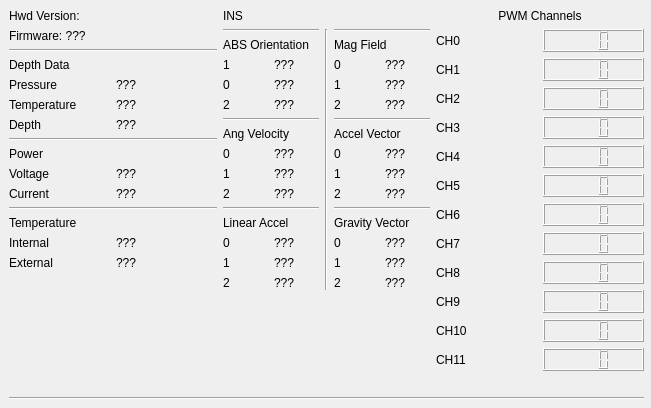
<?xml version="1.0" encoding="UTF-8"?>
<ui version="4.0">
 <class>Form</class>
 <widget class="QWidget" name="Form">
  <property name="geometry">
   <rect>
    <x>0</x>
    <y>0</y>
    <width>651</width>
    <height>408</height>
   </rect>
  </property>
  <property name="sizePolicy">
   <sizepolicy hsizetype="Minimum" vsizetype="Minimum">
    <horstretch>0</horstretch>
    <verstretch>0</verstretch>
   </sizepolicy>
  </property>
  <property name="minimumSize">
   <size>
    <width>250</width>
    <height>200</height>
   </size>
  </property>
  <property name="windowTitle">
   <string>Remora Console</string>
  </property>
  <widget class="QWidget" name="gridLayoutWidget">
   <property name="geometry">
    <rect>
     <x>9</x>
     <y>9</y>
     <width>635</width>
     <height>391</height>
    </rect>
   </property>
   <layout class="QGridLayout" name="gridLayout">
    <property name="verticalSpacing">
     <number>6</number>
    </property>
    <item row="0" column="1" rowspan="2">
     <layout class="QGridLayout" name="gridLayout_3">
      <item row="9" column="1">
       <widget class="QLabel" name="av_Data_1">
        <property name="text">
         <string>???</string>
        </property>
       </widget>
      </item>
      <item row="4" column="4">
       <widget class="QLabel" name="mf_data_1">
        <property name="text">
         <string>???</string>
        </property>
       </widget>
      </item>
      <item row="13" column="0">
       <widget class="QLabel" name="la_Label_0">
        <property name="text">
         <string>0</string>
        </property>
       </widget>
      </item>
      <item row="5" column="3">
       <widget class="QLabel" name="mf_label_2">
        <property name="text">
         <string>2</string>
        </property>
       </widget>
      </item>
      <item row="0" column="0" colspan="5">
       <widget class="QLabel" name="insLabel">
        <property name="text">
         <string>INS</string>
        </property>
       </widget>
      </item>
      <item row="1" column="0" colspan="2">
       <widget class="Line" name="line_8">
        <property name="orientation">
         <enum>Qt::Horizontal</enum>
        </property>
       </widget>
      </item>
      <item row="13" column="4">
       <widget class="QLabel" name="gv_data_0">
        <property name="text">
         <string>???</string>
        </property>
       </widget>
      </item>
      <item row="11" column="0" colspan="2">
       <widget class="Line" name="line_6">
        <property name="orientation">
         <enum>Qt::Horizontal</enum>
        </property>
       </widget>
      </item>
      <item row="14" column="4">
       <widget class="QLabel" name="gv_data_1">
        <property name="text">
         <string>???</string>
        </property>
       </widget>
      </item>
      <item row="14" column="0">
       <widget class="QLabel" name="la_Label_1">
        <property name="text">
         <string>1</string>
        </property>
       </widget>
      </item>
      <item row="5" column="4">
       <widget class="QLabel" name="mf_data_2">
        <property name="text">
         <string>???</string>
        </property>
       </widget>
      </item>
      <item row="10" column="1">
       <widget class="QLabel" name="av_Data_2">
        <property name="text">
         <string>???</string>
        </property>
       </widget>
      </item>
      <item row="10" column="4">
       <widget class="QLabel" name="af_data_2">
        <property name="text">
         <string>???</string>
        </property>
       </widget>
      </item>
      <item row="1" column="3" colspan="2">
       <widget class="Line" name="line_9">
        <property name="orientation">
         <enum>Qt::Horizontal</enum>
        </property>
       </widget>
      </item>
      <item row="3" column="4">
       <widget class="QLabel" name="mf_data_0">
        <property name="text">
         <string>???</string>
        </property>
       </widget>
      </item>
      <item row="7" column="3" colspan="2">
       <widget class="QLabel" name="af_label">
        <property name="text">
         <string>Accel Vector</string>
        </property>
       </widget>
      </item>
      <item row="13" column="1">
       <widget class="QLabel" name="la_Data_0">
        <property name="text">
         <string>???</string>
        </property>
       </widget>
      </item>
      <item row="8" column="1">
       <widget class="QLabel" name="av_Data_0">
        <property name="text">
         <string>???</string>
        </property>
       </widget>
      </item>
      <item row="4" column="0">
       <widget class="QLabel" name="ab_Label_1">
        <property name="text">
         <string>0</string>
        </property>
       </widget>
      </item>
      <item row="8" column="4">
       <widget class="QLabel" name="af_data_0">
        <property name="text">
         <string>???</string>
        </property>
       </widget>
      </item>
      <item row="8" column="0">
       <widget class="QLabel" name="av_Label_0">
        <property name="text">
         <string>0</string>
        </property>
       </widget>
      </item>
      <item row="9" column="3">
       <widget class="QLabel" name="af_label_1">
        <property name="text">
         <string>1</string>
        </property>
       </widget>
      </item>
      <item row="14" column="3">
       <widget class="QLabel" name="gv_label_1">
        <property name="text">
         <string>1</string>
        </property>
       </widget>
      </item>
      <item row="4" column="3">
       <widget class="QLabel" name="mf_label_1">
        <property name="text">
         <string>1</string>
        </property>
       </widget>
      </item>
      <item row="3" column="3">
       <widget class="QLabel" name="mf_label_0">
        <property name="text">
         <string>0</string>
        </property>
       </widget>
      </item>
      <item row="10" column="3">
       <widget class="QLabel" name="af_label_2">
        <property name="text">
         <string>2</string>
        </property>
       </widget>
      </item>
      <item row="2" column="3" colspan="2">
       <widget class="QLabel" name="mf_label">
        <property name="text">
         <string>Mag Field</string>
        </property>
       </widget>
      </item>
      <item row="15" column="0">
       <widget class="QLabel" name="la_Label_2">
        <property name="text">
         <string>2</string>
        </property>
       </widget>
      </item>
      <item row="6" column="0" colspan="2">
       <widget class="Line" name="line_7">
        <property name="orientation">
         <enum>Qt::Horizontal</enum>
        </property>
       </widget>
      </item>
      <item row="6" column="3" colspan="2">
       <widget class="Line" name="line_11">
        <property name="orientation">
         <enum>Qt::Horizontal</enum>
        </property>
       </widget>
      </item>
      <item row="11" column="3" colspan="2">
       <widget class="Line" name="line_10">
        <property name="orientation">
         <enum>Qt::Horizontal</enum>
        </property>
       </widget>
      </item>
      <item row="8" column="3">
       <widget class="QLabel" name="af_label_0">
        <property name="text">
         <string>0</string>
        </property>
       </widget>
      </item>
      <item row="12" column="3" colspan="2">
       <widget class="QLabel" name="gv_label">
        <property name="text">
         <string>Gravity Vector</string>
        </property>
       </widget>
      </item>
      <item row="16" column="0">
       <spacer name="verticalSpacer_2">
        <property name="orientation">
         <enum>Qt::Vertical</enum>
        </property>
        <property name="sizeHint" stdset="0">
         <size>
          <width>20</width>
          <height>40</height>
         </size>
        </property>
       </spacer>
      </item>
      <item row="15" column="3">
       <widget class="QLabel" name="gv_label_2">
        <property name="text">
         <string>2</string>
        </property>
       </widget>
      </item>
      <item row="12" column="0" colspan="2">
       <widget class="QLabel" name="la_Label">
        <property name="text">
         <string>Linear Accel</string>
        </property>
       </widget>
      </item>
      <item row="9" column="4">
       <widget class="QLabel" name="af_data_1">
        <property name="text">
         <string>???</string>
        </property>
       </widget>
      </item>
      <item row="1" column="2" rowspan="15">
       <widget class="Line" name="line">
        <property name="orientation">
         <enum>Qt::Vertical</enum>
        </property>
       </widget>
      </item>
      <item row="7" column="0" colspan="2">
       <widget class="QLabel" name="av_Label">
        <property name="text">
         <string>Ang Velocity</string>
        </property>
       </widget>
      </item>
      <item row="4" column="1">
       <widget class="QLabel" name="ab_data_1">
        <property name="text">
         <string>???</string>
        </property>
       </widget>
      </item>
      <item row="5" column="1">
       <widget class="QLabel" name="ab_data_2">
        <property name="text">
         <string>???</string>
        </property>
       </widget>
      </item>
      <item row="5" column="0">
       <widget class="QLabel" name="ab_Label_2">
        <property name="text">
         <string>2</string>
        </property>
       </widget>
      </item>
      <item row="15" column="1">
       <widget class="QLabel" name="la_Data_2">
        <property name="text">
         <string>???</string>
        </property>
       </widget>
      </item>
      <item row="3" column="1">
       <widget class="QLabel" name="ab_data_0">
        <property name="text">
         <string>???</string>
        </property>
       </widget>
      </item>
      <item row="3" column="0">
       <widget class="QLabel" name="ab_Label_0">
        <property name="text">
         <string>1</string>
        </property>
       </widget>
      </item>
      <item row="2" column="0" colspan="2">
       <widget class="QLabel" name="ab_Label">
        <property name="text">
         <string>ABS Orientation</string>
        </property>
       </widget>
      </item>
      <item row="14" column="1">
       <widget class="QLabel" name="la_Data_1">
        <property name="text">
         <string>???</string>
        </property>
       </widget>
      </item>
      <item row="10" column="0">
       <widget class="QLabel" name="av_Label_2">
        <property name="text">
         <string>2</string>
        </property>
       </widget>
      </item>
      <item row="9" column="0">
       <widget class="QLabel" name="av_Label_1">
        <property name="text">
         <string>1</string>
        </property>
       </widget>
      </item>
      <item row="13" column="3">
       <widget class="QLabel" name="gv_label_0">
        <property name="text">
         <string>0</string>
        </property>
       </widget>
      </item>
      <item row="15" column="4">
       <widget class="QLabel" name="gv_data_2">
        <property name="text">
         <string>???</string>
        </property>
       </widget>
      </item>
     </layout>
    </item>
    <item row="2" column="0" colspan="3">
     <widget class="Line" name="line_2">
      <property name="orientation">
       <enum>Qt::Horizontal</enum>
      </property>
     </widget>
    </item>
    <item row="0" column="2" rowspan="2">
     <layout class="QGridLayout" name="gridLayout_4">
      <item row="1" column="1">
       <widget class="QLCDNumber" name="pwm_lcd_0">
        <property name="digitCount">
         <number>3</number>
        </property>
       </widget>
      </item>
      <item row="4" column="1">
       <widget class="QLCDNumber" name="pwm_lcd_3">
        <property name="smallDecimalPoint">
         <bool>false</bool>
        </property>
        <property name="digitCount">
         <number>3</number>
        </property>
       </widget>
      </item>
      <item row="5" column="1">
       <widget class="QLCDNumber" name="pwm_lcd_4">
        <property name="digitCount">
         <number>3</number>
        </property>
       </widget>
      </item>
      <item row="3" column="1">
       <widget class="QLCDNumber" name="pwm_lcd_2">
        <property name="digitCount">
         <number>3</number>
        </property>
       </widget>
      </item>
      <item row="12" column="0">
       <widget class="QLabel" name="pwm_label_11">
        <property name="text">
         <string>CH11</string>
        </property>
       </widget>
      </item>
      <item row="5" column="0">
       <widget class="QLabel" name="pwm_label_4">
        <property name="text">
         <string>CH4</string>
        </property>
       </widget>
      </item>
      <item row="6" column="1">
       <widget class="QLCDNumber" name="pwm_lcd_5">
        <property name="digitCount">
         <number>3</number>
        </property>
       </widget>
      </item>
      <item row="4" column="0">
       <widget class="QLabel" name="pwm_label_3">
        <property name="text">
         <string>CH3</string>
        </property>
       </widget>
      </item>
      <item row="11" column="1">
       <widget class="QLCDNumber" name="pwm_lcd_10">
        <property name="digitCount">
         <number>3</number>
        </property>
       </widget>
      </item>
      <item row="2" column="1">
       <widget class="QLCDNumber" name="pwm_lcd_1">
        <property name="digitCount">
         <number>3</number>
        </property>
        <property name="segmentStyle">
         <enum>QLCDNumber::Filled</enum>
        </property>
       </widget>
      </item>
      <item row="11" column="0">
       <widget class="QLabel" name="pwm_label_10">
        <property name="text">
         <string>CH10</string>
        </property>
       </widget>
      </item>
      <item row="12" column="1">
       <widget class="QLCDNumber" name="pwm_lcd_11">
        <property name="digitCount">
         <number>3</number>
        </property>
       </widget>
      </item>
      <item row="7" column="0">
       <widget class="QLabel" name="pwm_label_6">
        <property name="text">
         <string>CH6</string>
        </property>
       </widget>
      </item>
      <item row="8" column="0">
       <widget class="QLabel" name="pwm_label_7">
        <property name="text">
         <string>CH7</string>
        </property>
       </widget>
      </item>
      <item row="6" column="0">
       <widget class="QLabel" name="pwm_label_5">
        <property name="text">
         <string>CH5</string>
        </property>
       </widget>
      </item>
      <item row="10" column="0">
       <widget class="QLabel" name="pwm_label_9">
        <property name="text">
         <string>CH9</string>
        </property>
       </widget>
      </item>
      <item row="9" column="0">
       <widget class="QLabel" name="pwm_label_8">
        <property name="text">
         <string>CH8</string>
        </property>
       </widget>
      </item>
      <item row="9" column="1">
       <widget class="QLCDNumber" name="pwm_lcd_8">
        <property name="digitCount">
         <number>3</number>
        </property>
       </widget>
      </item>
      <item row="13" column="0">
       <spacer name="verticalSpacer">
        <property name="orientation">
         <enum>Qt::Vertical</enum>
        </property>
        <property name="sizeHint" stdset="0">
         <size>
          <width>20</width>
          <height>40</height>
         </size>
        </property>
       </spacer>
      </item>
      <item row="8" column="1">
       <widget class="QLCDNumber" name="pwm_lcd_7">
        <property name="digitCount">
         <number>3</number>
        </property>
       </widget>
      </item>
      <item row="10" column="1">
       <widget class="QLCDNumber" name="pwm_lcd_9">
        <property name="digitCount">
         <number>3</number>
        </property>
       </widget>
      </item>
      <item row="7" column="1">
       <widget class="QLCDNumber" name="pwm_lcd_6">
        <property name="digitCount">
         <number>3</number>
        </property>
       </widget>
      </item>
      <item row="3" column="0">
       <widget class="QLabel" name="pwm_label_2">
        <property name="text">
         <string>CH2</string>
        </property>
       </widget>
      </item>
      <item row="2" column="0">
       <widget class="QLabel" name="pwm_label_1">
        <property name="text">
         <string>CH1</string>
        </property>
       </widget>
      </item>
      <item row="1" column="0">
       <widget class="QLabel" name="pwm_label_0">
        <property name="text">
         <string>CH0</string>
        </property>
       </widget>
      </item>
      <item row="0" column="0" colspan="2">
       <widget class="QLabel" name="PWM_Box">
        <property name="text">
         <string>PWM Channels</string>
        </property>
        <property name="alignment">
         <set>Qt::AlignCenter</set>
        </property>
       </widget>
      </item>
     </layout>
    </item>
    <item row="0" column="0" rowspan="2">
     <layout class="QGridLayout" name="gridLayout_2">
      <property name="spacing">
       <number>6</number>
      </property>
      <item row="6" column="1">
       <widget class="QLabel" name="tempData">
        <property name="text">
         <string>???</string>
        </property>
       </widget>
      </item>
      <item row="13" column="0" colspan="2">
       <widget class="QLabel" name="tempLabel_2">
        <property name="text">
         <string>Temperature</string>
        </property>
       </widget>
      </item>
      <item row="9" column="0" colspan="2">
       <widget class="QLabel" name="powerLabel">
        <property name="text">
         <string>Power</string>
        </property>
       </widget>
      </item>
      <item row="5" column="0">
       <widget class="QLabel" name="pressurelabel">
        <property name="text">
         <string>Pressure</string>
        </property>
       </widget>
      </item>
      <item row="8" column="0" colspan="2">
       <widget class="Line" name="line_3">
        <property name="orientation">
         <enum>Qt::Horizontal</enum>
        </property>
       </widget>
      </item>
      <item row="7" column="1">
       <widget class="QLabel" name="depthData">
        <property name="text">
         <string>???</string>
        </property>
       </widget>
      </item>
      <item row="7" column="0">
       <widget class="QLabel" name="depthLabel">
        <property name="text">
         <string>Depth</string>
        </property>
       </widget>
      </item>
      <item row="15" column="1">
       <widget class="QLabel" name="extTempData">
        <property name="text">
         <string>???</string>
        </property>
       </widget>
      </item>
      <item row="15" column="0">
       <widget class="QLabel" name="extLabel">
        <property name="text">
         <string>External</string>
        </property>
       </widget>
      </item>
      <item row="3" column="0" colspan="2">
       <widget class="Line" name="line_5">
        <property name="orientation">
         <enum>Qt::Horizontal</enum>
        </property>
       </widget>
      </item>
      <item row="11" column="1">
       <widget class="QLabel" name="currentData">
        <property name="text">
         <string>???</string>
        </property>
       </widget>
      </item>
      <item row="10" column="1">
       <widget class="QLabel" name="voltData">
        <property name="text">
         <string>???</string>
        </property>
       </widget>
      </item>
      <item row="4" column="0" colspan="2">
       <widget class="QLabel" name="depthLabel_2">
        <property name="text">
         <string>Depth Data</string>
        </property>
       </widget>
      </item>
      <item row="16" column="0">
       <spacer name="verticalSpacer_3">
        <property name="orientation">
         <enum>Qt::Vertical</enum>
        </property>
        <property name="sizeHint" stdset="0">
         <size>
          <width>20</width>
          <height>40</height>
         </size>
        </property>
       </spacer>
      </item>
      <item row="10" column="0">
       <widget class="QLabel" name="voltLabel">
        <property name="text">
         <string>Voltage</string>
        </property>
       </widget>
      </item>
      <item row="11" column="0">
       <widget class="QLabel" name="currentLabel">
        <property name="text">
         <string>Current</string>
        </property>
       </widget>
      </item>
      <item row="14" column="0">
       <widget class="QLabel" name="intLabel">
        <property name="text">
         <string>Internal</string>
        </property>
       </widget>
      </item>
      <item row="14" column="1">
       <widget class="QLabel" name="intTempData">
        <property name="text">
         <string>???</string>
        </property>
       </widget>
      </item>
      <item row="1" column="0" colspan="2">
       <widget class="QLabel" name="hwdData">
        <property name="text">
         <string>Hwd Version:</string>
        </property>
       </widget>
      </item>
      <item row="5" column="1">
       <widget class="QLabel" name="pressureData">
        <property name="text">
         <string>???</string>
        </property>
       </widget>
      </item>
      <item row="12" column="0" colspan="2">
       <widget class="Line" name="line_4">
        <property name="orientation">
         <enum>Qt::Horizontal</enum>
        </property>
       </widget>
      </item>
      <item row="6" column="0">
       <widget class="QLabel" name="tempLabel">
        <property name="text">
         <string>Temperature</string>
        </property>
       </widget>
      </item>
      <item row="2" column="0" colspan="2">
       <widget class="QLabel" name="firmwareData">
        <property name="text">
         <string>Firmware: ???</string>
        </property>
       </widget>
      </item>
     </layout>
    </item>
   </layout>
  </widget>
 </widget>
 <resources/>
 <connections/>
</ui>
